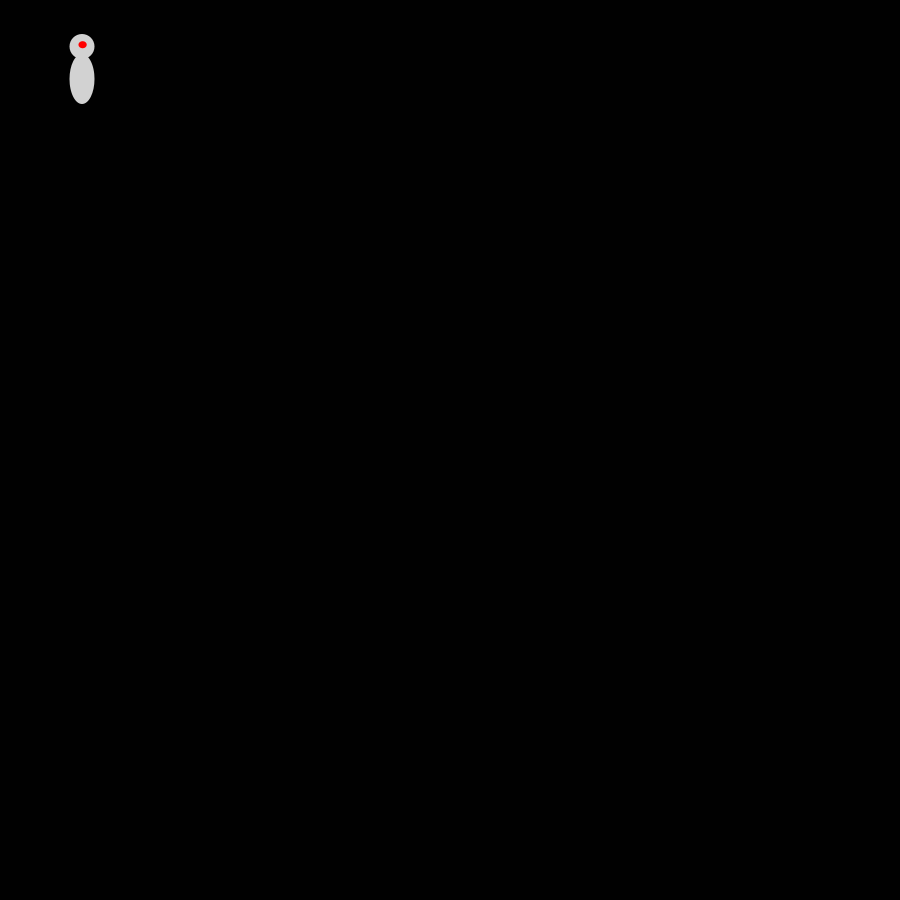
Frame 1 (no input)
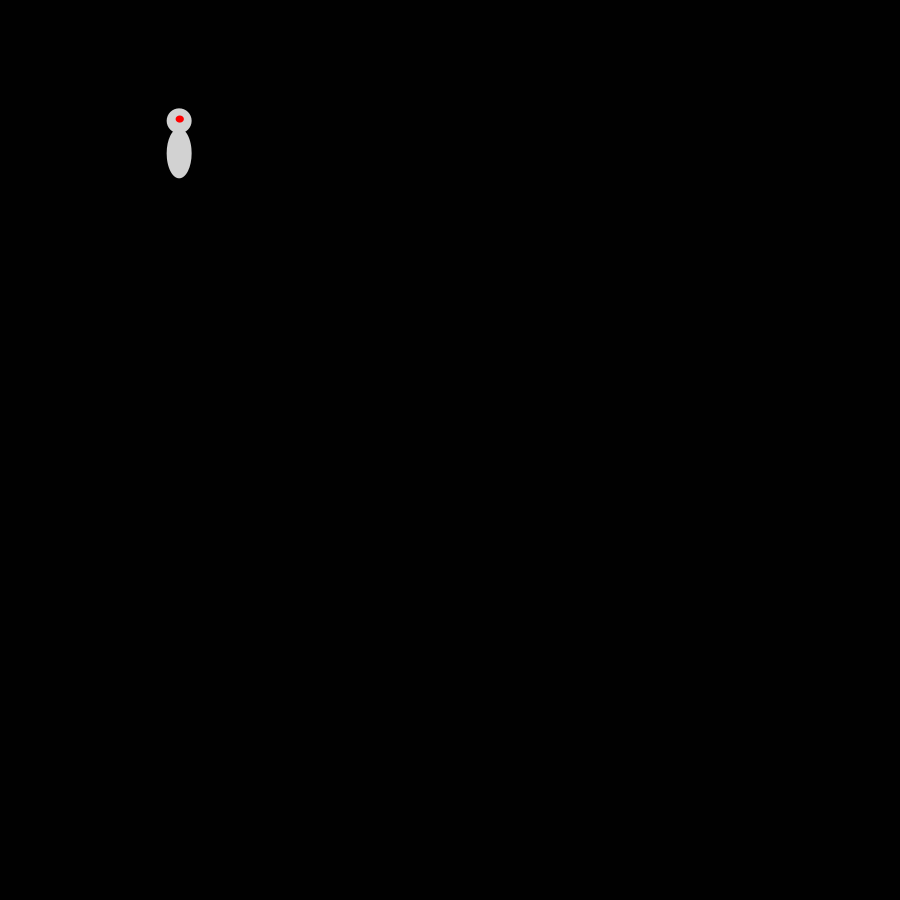
Frame 60 (the mouse pressed at the canvas centre just before this capture)
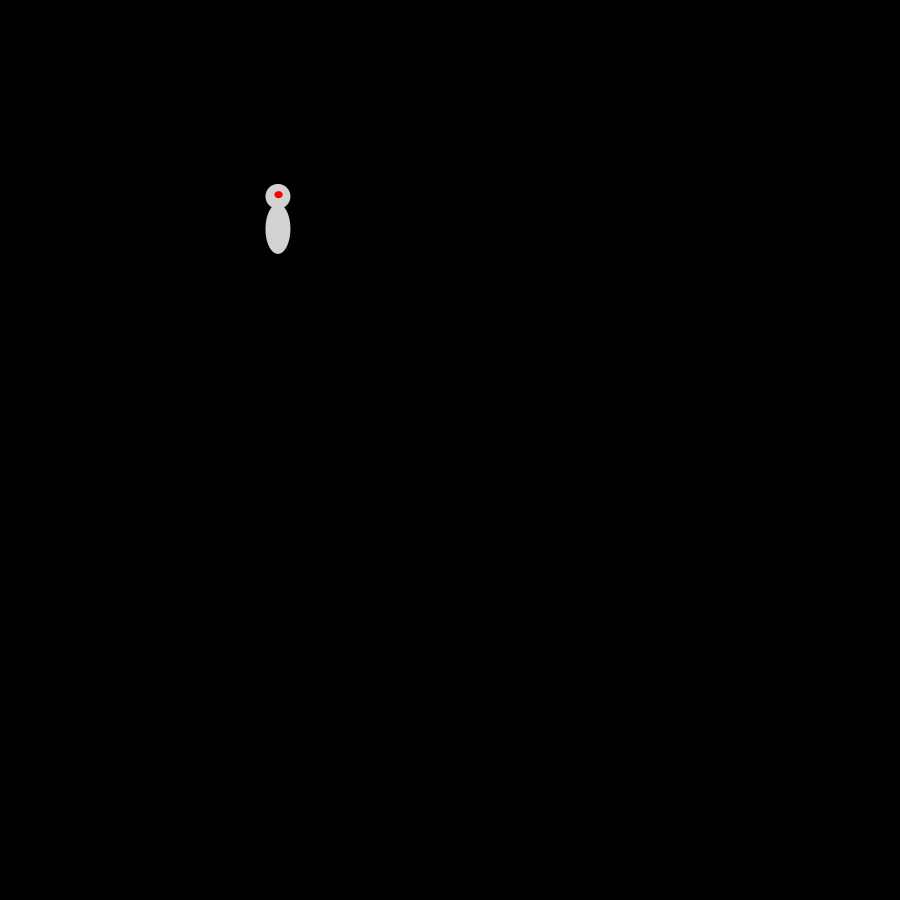
Frame 120 (the mouse held since frame 60 and released just before this capture)

The Processing sketch that drew these frames (run headless with seeded random() and noise(); from frame 60 on, the mouse is pressed at the canvas centre):

// Processing sketch: aflevering_s_ndag
// ── aflevering_s_ndag.pde
class Ambiguousperson {

  float pointX; 
  float pointY;
  float rad; 
  float speedX = random(1, 2);
  float speedY = random(1, 2);

  int directionX=1; 
  int directionY=1;

  {
    pointX = 32;
    pointY = 34;
    rad=100;
  }

  void display() { 
    float bodyX = pointX + rad/2-rad/8;
    float bodyY = pointY + rad/5;
    float bodyRad = rad/2;
    float headX = pointX + rad/2-rad/8;
    float headY = pointY;
    float headRad = rad/4;
    float eyeX = pointX + rad/2-rad/28;
    float eyeY = pointY + rad/14;
    float eyeRad1 = rad/12;
    float eyeRad2 = rad/14;

    background(1, 1, 1);
    pointX = pointX + (speedX * directionX);
    pointY = pointY + (speedY * directionY);


    noFill();
    noStroke();
    ellipse(pointX, pointY, rad, rad);
    fill(255, 255, 255);
    fill(210, 210, 210);
    ellipse(bodyX, bodyY, bodyRad/2, bodyRad);
    fill(210, 210, 210);
    ellipse(headX, headY, headRad, headRad);
    fill(255, 0, 0);
    ellipse(eyeX, eyeY, eyeRad1, eyeRad2);
  }
}

Ambiguousperson myAmbiguousperson = new Ambiguousperson();

void setup()
{
  size(900, 900);
  frameRate(60);
  ellipseMode(CORNER);
}

void draw() {
  background(1, 1, 1);
  myAmbiguousperson.display();
}
